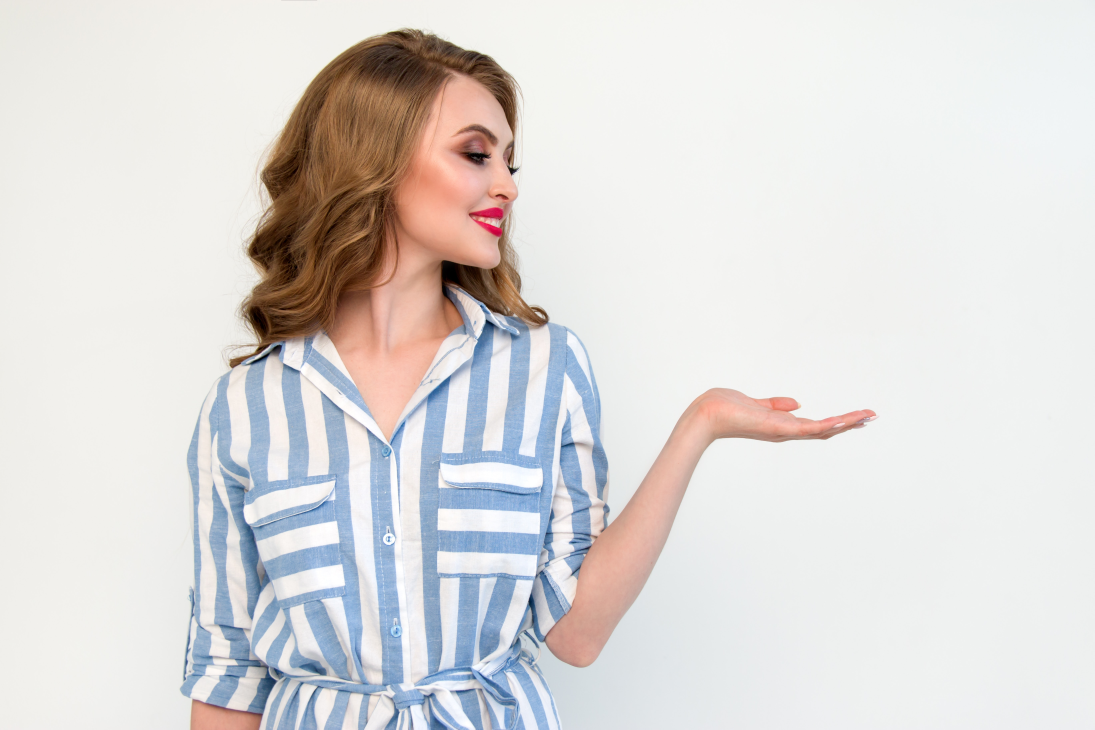
#> input picture Imagens/Pessoa.jpg, 5472 x 3648 px, found by its file name (shown at 1/5 size)
$ python 'Flip de Imagem  - Vertical - Versão 1.1.0.py'
#> lines starting #> are read from the running program, lines starting #| are printed output that depends on the picture
#
########################################################################
# Importação das Bibliotecas Necessárias
########################################################################
#
import cv2 as cv
import matplotlib.pyplot as plt
import os
from pathlib import Path

#
########################################################################
# Funções de Apoio
########################################################################
#
def LimpaTerminal ():
    if os.name == "nt":
       _ = os.system( "cls" )
    else:
      _ = os.system( "clear ")
    return ()

#
########################################################################
# Definições Gerais
########################################################################
#
NomeImagem  = "Pessoa.jpg"
dirRaiz = Path.home()
dirBase = "LocalCV"
dirImagem = "Imagens"
dirCaminhoImagem = str(Path(dirRaiz, dirBase, dirImagem, NomeImagem))

#
########################################################################
# Lendo e Checando se a Imagem Foi Lida com Sucesso
########################################################################
#
Imagem = cv.imread ( dirCaminhoImagem, cv.IMREAD_COLOR)
#> Imagem is the input picture: shape (3648, 5472, 3); mean B, G, R 217.4, 218.6, 221.3
if Imagem is None:
   LimpaTerminal ()
   print( "Não Foi Localizada a Imagem : ", NomeImagem)
   exit ()

#
########################################################################
# Reduzindo o Tamanho da Imagem
########################################################################
#
imgReduzida = cv.resize(Imagem, (0,0), fx=0.3, fy=0.3, interpolation = cv.INTER_AREA)

#
########################################################################
# Executando o Flip Horizontal
########################################################################
#
imgFlip = cv.flip(imgReduzida, 0)
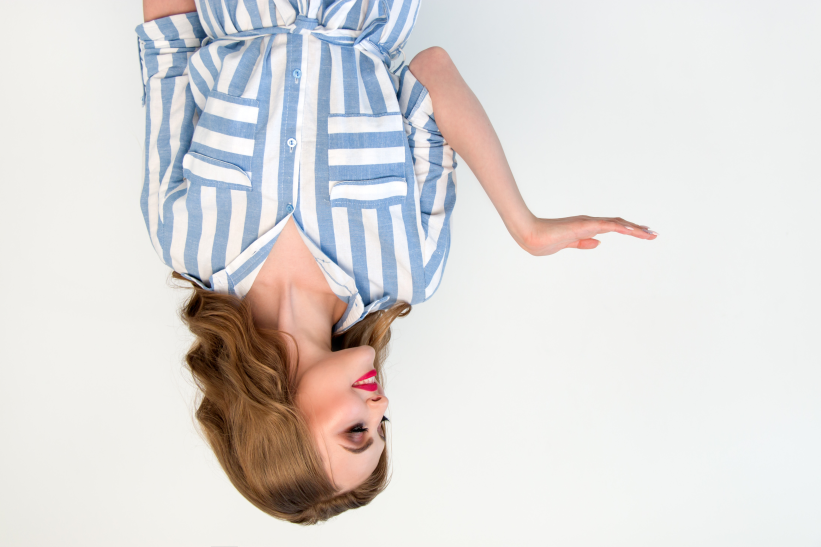
#> imgFlip: shape (1094, 1642, 3) (shown at 1/2 size); mean B, G, R 217.4, 218.6, 221.3

#
########################################################################
# Convertendo para Matplotlib
########################################################################
#
imgReduzida = cv.cvtColor(imgReduzida, cv.COLOR_BGR2RGB)
imgFlip = cv.cvtColor(imgFlip, cv.COLOR_BGR2RGB)

#
########################################################################
# Apresentação dos Resultados
########################################################################
#
Grafico = plt.figure()

Grafico.add_subplot(1,2,1)
plt.imshow(imgReduzida )
plt.title("Original")

Grafico.add_subplot(1,2,2)
plt.imshow(imgFlip )
plt.title("Flip Vertical")

plt.tight_layout()
plt.show ()
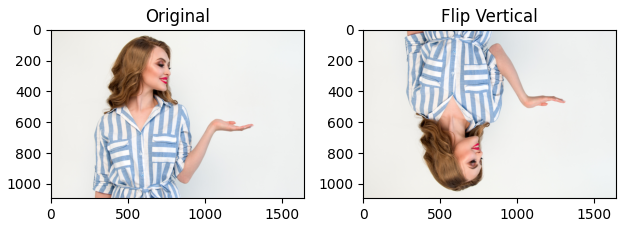
#> figure drawn by matplotlib, 2 panels

########################################################################
# FIM DO PROGRAMA
########################################################################

$ run again, with Imagens/AmigosEscritorio.jpg copied over Imagens/Pessoa.jpg
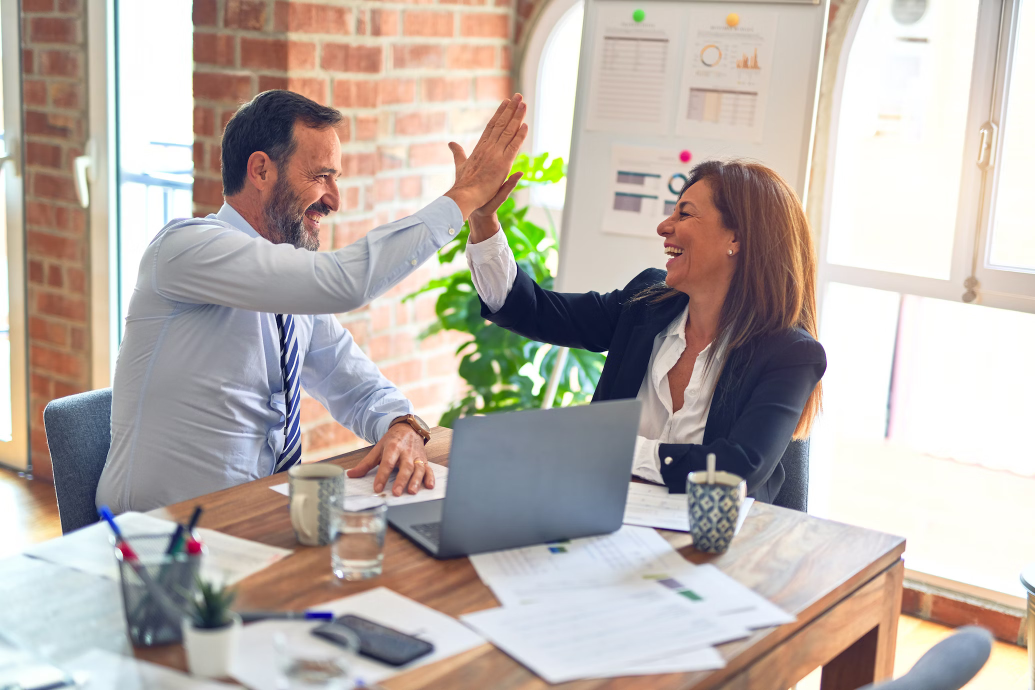
#> input picture Imagens/AmigosEscritorio.jpg, 2070 x 1380 px, found by its file name (shown at 1/2 size)
#> Imagem is the input picture: shape (1380, 2070, 3); mean B, G, R 169.5, 175.7, 185.3
#> `imgFlip = cv.flip(imgReduzida, 0)`:
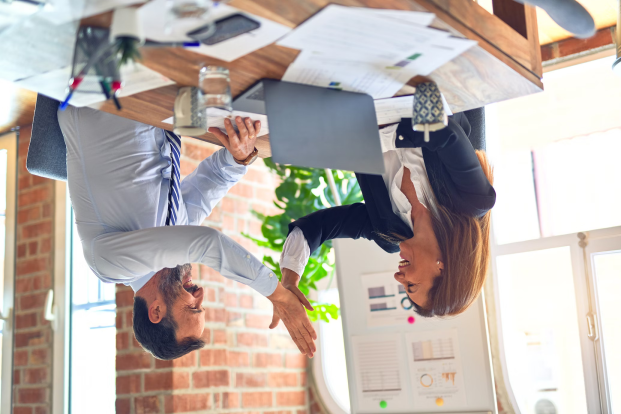
#> imgFlip: shape (414, 621, 3); mean B, G, R 169.5, 175.7, 185.3
#> `plt.show ()`:
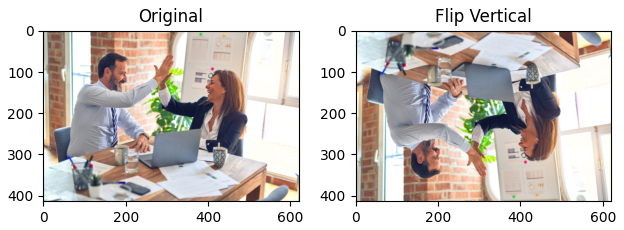
#> figure drawn by matplotlib, 2 panels
